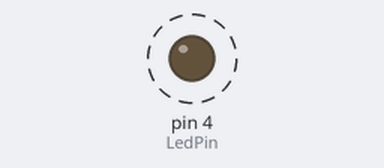
Bench run of a sketch on a simulated Arduino Uno, built with avr-gcc and run on an emulated ATmega328P. On the bench: output pins drawn as LEDs (lit = HIGH). Dashed ring = blinking. What the sketch prints to the serial monitor is not drawn.

Above: at 0.5 s.
Timing chart, 0 to 4.6 s (numbered marks = the images above):
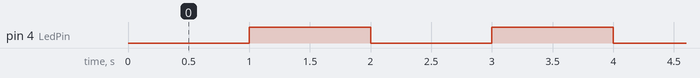

Measured:
- by itself, pin 4 (LedPin): alternates HIGH for 1.0 s and LOW for 1.0 s

The sketch:

esp8266.ino
```cpp
int LedPin = 4;

void setup() {
  // put your setup code here, to run once:
  pinMode(LedPin, OUTPUT);
  Serial.begin(9600);
}

void loop() {
  // put your main code here, to run repeatedly:
  digitalWrite(LedPin, LOW);
  Serial.println("Led OFF");
  delay(1000);
  digitalWrite(LedPin, HIGH);
  Serial.println("Led ON");
  delay(1000);
}
```
